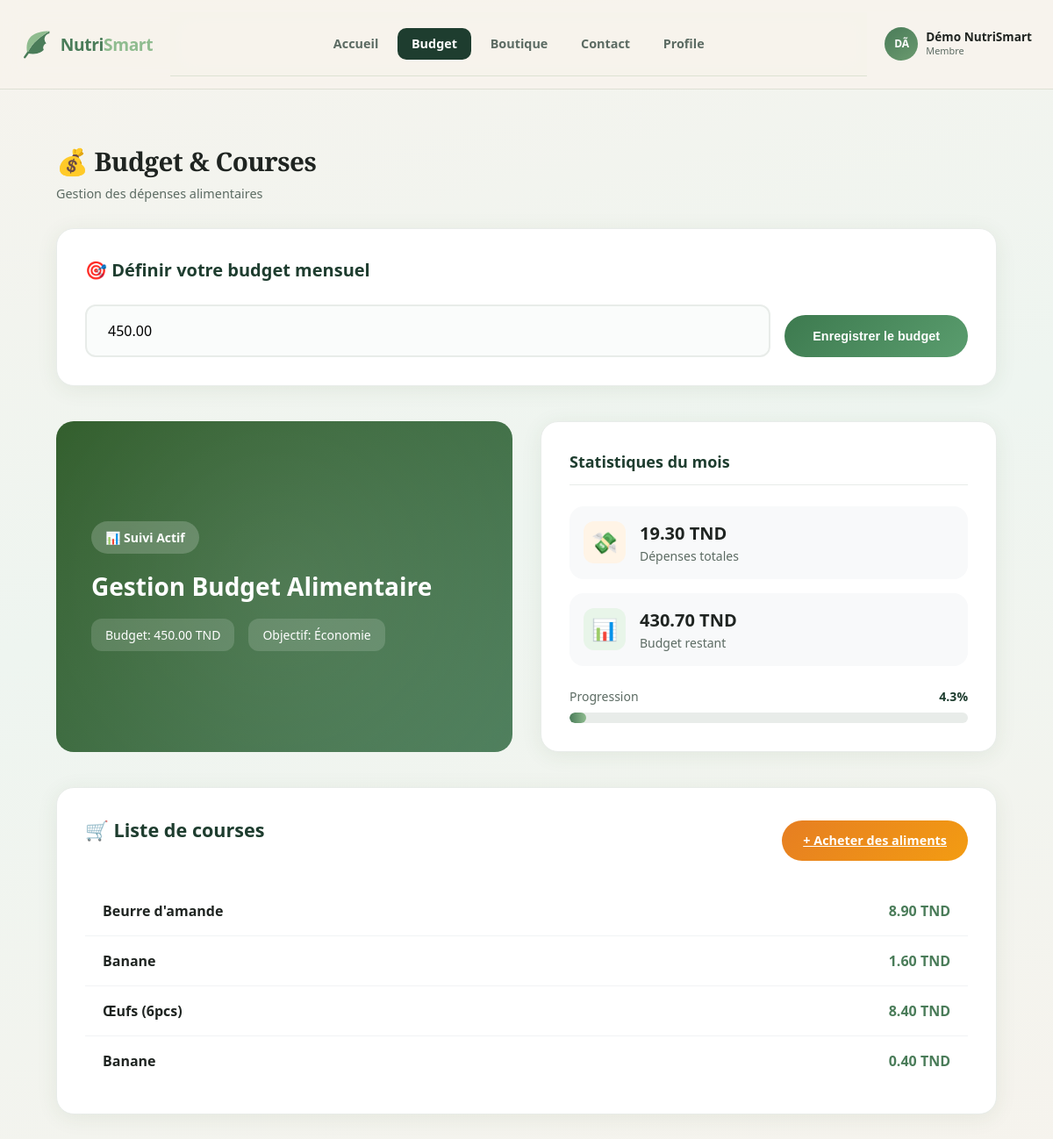
The app's page /Views/frontoffice/budget-user.php?user_id=1 with its own data.
### tables this page shows
CREATE TABLE `utilisateur` (
  `id_utilisateur` int(10) UNSIGNED NOT NULL,
  `nom` varchar(120) NOT NULL,
  `email` varchar(255) NOT NULL,
  `mot_de_passe` varchar(255) NOT NULL,
  `role` varchar(50) NOT NULL DEFAULT 'utilisateur'
);

CREATE TABLE `budget` (
  `id_utilisateur` int(10) UNSIGNED NOT NULL,
  `montant` decimal(10,2) NOT NULL COMMENT 'The total budget limit',
  `date_creation` datetime NOT NULL DEFAULT current_timestamp()
);

CREATE TABLE `user_achat` (
  `id` int(10) UNSIGNED NOT NULL,
  `id_utilisateur` int(10) UNSIGNED NOT NULL,
  `id_aliment` int(10) UNSIGNED NOT NULL,
  `quantite` decimal(10,2) NOT NULL,
  `prix_total` decimal(10,2) NOT NULL,
  `date_achat` datetime NOT NULL DEFAULT current_timestamp()
);

CREATE TABLE `aliment` (
  `id` int(10) UNSIGNED NOT NULL,
  `nom` varchar(255) NOT NULL,
  `categorie` varchar(32) NOT NULL DEFAULT 'autre',
  `calories_100g` decimal(8,2) DEFAULT NULL COMMENT 'kcal / 100 g',
  `proteines_100g` decimal(8,2) DEFAULT NULL COMMENT 'g / 100 g',
  `glucides_100g` decimal(8,2) DEFAULT NULL,
  `lipides_100g` decimal(8,2) DEFAULT NULL,
  `prix` decimal(10,2) DEFAULT NULL COMMENT 'prix unitaire (référence)'
);

### config/db_connect.php (called while the page is built)
<?php
function getConnection() {
    $host = 'localhost';
    $db_name = 'nutrismart';
    $username = 'root';
    $password = '';
    static $pdo = null;
    if ($pdo === null) {
        try {
            $dsn = "mysql:host=$host;dbname=$db_name;charset=utf8mb4";
            $options = [
                PDO::ATTR_ERRMODE            => PDO::ERRMODE_EXCEPTION,
                PDO::ATTR_DEFAULT_FETCH_MODE => PDO::FETCH_ASSOC,
                PDO::ATTR_EMULATE_PREPARES   => false,
            ];
            $pdo = new PDO($dsn, $username, $password, $options);
        } catch (PDOException $e) {
            die("Database connection failed: " . $e->getMessage());
        }
    }
    return $pdo;
}
?>

### Services/UserService.php (called while the page is built, shortened)
<?php
require_once __DIR__ . '/../config/db_connect.php';
class UserService {
    private $db;
    public function __construct() {
        $this->db = getConnection();
    }
    public function getUserById($id) {
        $sql = "SELECT * FROM utilisateur WHERE id_utilisateur = ?";
        $stmt = $this->db->prepare($sql);
        $stmt->execute([$id]);
        return $stmt->fetch();
    }
}

### Services/BudgetService.php (called while the page is built, shortened)
<?php
require_once __DIR__ . '/../config/db_connect.php';
class BudgetService {
    private $db;
    public function __construct() {
        $this->db = getConnection();
    }
    public function getBudgetByUserId($userId) {
        $sql = "SELECT * FROM budget WHERE id_utilisateur = ?";
        $stmt = $this->db->prepare($sql);
        $stmt->execute([$userId]);
        return $stmt->fetch();
    }
}

### Services/AchatService.php (called while the page is built, shortened)
<?php
require_once __DIR__ . '/../config/db_connect.php';
class AchatService {
    private $db;
    public function __construct() {
        $this->db = getConnection();
    }
    public function getTotalDepensesByUserId($userId) {
        $sql = "SELECT COALESCE(SUM(prix_total), 0) as total FROM user_achat WHERE id_utilisateur = ?";
        $stmt = $this->db->prepare($sql);
        $stmt->execute([$userId]);
        $result = $stmt->fetch();
        return floatval($result['total']);
    }
    public function getAchatsByUserId($userId) {
        $sql = "SELECT ua.*, a.nom as nom_aliment
                FROM user_achat ua
                JOIN aliment a ON ua.id_aliment = a.id
                WHERE ua.id_utilisateur = ?
                ORDER BY ua.date_achat DESC";
        $stmt = $this->db->prepare($sql);
        $stmt->execute([$userId]);
        return $stmt->fetchAll();
    }
}

### Views/frontoffice/budget-user.php (the view, shortened to what this page needs)
<?php
$user_id = intval($_GET['user_id']);
require_once '../../Services/BudgetService.php';
require_once '../../Services/AchatService.php';
require_once '../../Services/UserService.php';
$budgetService = new BudgetService();
$achatService = new AchatService();
$userService = new UserService();
$user = $userService->getUserById($user_id);
$budget = $budgetService->getBudgetByUserId($user_id);
$totalDepenses = $achatService->getTotalDepensesByUserId($user_id);
$achats = $achatService->getAchatsByUserId($user_id);
$reste = $budget ? ($budget['montant'] - $totalDepenses) : 0;
$pourcentage = $budget ? min(100, ($totalDepenses / $budget['montant']) * 100) : 0;
?>
<!DOCTYPE html>
<html lang="fr">
<head>
    <link rel="stylesheet" href="../../css/mp-dashboard.css">
    <link rel="stylesheet" href="../../css/shared-styles.css">
    <link rel="stylesheet" href="../../css/style.css">
</head>
<body>
<div class="app app--fo-topnav">
<header class="fo-topnav">
    <a href="accueil.html" class="fo-topnav-brand">
        <span class="brand-mark" aria-hidden="true">
        </span>
        <span class="brand-text">
            <span class="brand-nutri">Nutri</span><span class="brand-smart">Smart</span>
        </span>
    </a>
    <nav class="fo-topnav-center">
        <a href="accueil.html" class="fo-topnav-link">Accueil</a>
        <a href="#" class="fo-topnav-link is-active">Budget</a>
       <a href="user-achat.php?user_id=<?php echo $user_id; ?>" class="fo-topnav-link">Boutique</a>
        <a href="contact.html" class="fo-topnav-link">Contact</a>
        <a href="profile.html" class="fo-topnav-link">Profile</a>
    </nav>
    <div class="fo-topnav-right">
        <div class="fo-topnav-user">
            <div class="sidebar-avatar" aria-hidden="true"><?php echo strtoupper(substr($user['nom'], 0, 2)); ?></div>
            <div>
                <div class="name"><?php echo htmlspecialchars($user['nom']); ?></div>
                <div class="badge">Membre</div>
            </div>
        </div>
    </div>
</header>
<main class="main">
    <div class="budget-page">
        <header class="main-header">
            <div>
                <h1 class="serif">💰 Budget & Courses</h1>
                <p class="date">Gestion des dépenses alimentaires</p>
            </div>
        </header>
        <div class="budget-form-card">
            <h3>🎯 Définir votre budget mensuel</h3>
            <form action="add_budget.php?user_id=<?php echo $user_id; ?>" method="POST" class="budget-form">
                <div class="form-group">
                    <input type="number" name="budget" placeholder="Entrez votre budget en TND" step="0.01" min="0" required value="<?php echo $budget ? htmlspecialchars($budget['montant']) : ''; ?>">
                </div>
                <button type="submit" class="btn">Enregistrer le budget</button>
            </form>
        </div>
        <div class="budget-hero-section">
            <div class="budget-hero-card">
                <span class="badge">📊 Suivi Actif</span>
                <h2>Gestion Budget Alimentaire</h2>
                <div class="budget-tags">
                    <span>Budget: <?php echo $budget ? number_format($budget['montant'], 2) . ' TND' : 'Non défini'; ?></span>
                    <span>Objectif: Économie</span>
                </div>
            </div>
            <div class="budget-stats-card">
                <h3>Statistiques du mois</h3>
                <div class="stat-item">
                    <div class="stat-icon expenses">💸</div>
                    <div class="stat-info">
                        <strong><?php echo number_format($totalDepenses, 2); ?> TND</strong>
                        <p>Dépenses totales</p>
                    </div>
                </div>
                <div class="stat-item">
                    <div class="stat-icon remaining">📊</div>
                    <div class="stat-info">
                        <strong><?php echo number_format(max(0, $reste), 2); ?> TND</strong>
                        <p>Budget restant</p>
                    </div>
                </div>
                <div class="progress-section">
                    <div class="progress-label">
                        <span>Progression</span>
                        <strong><?php echo number_format($pourcentage, 1); ?>%</strong>
                    </div>
                    <div class="progress-track">
                        <div class="progress-fill" style="width: <?php echo $pourcentage; ?>%"></div>
                    </div>
                </div>
            </div>
        </div>
        <div class="shopping-list-card">
            <div style="display: flex; justify-content: space-between; align-items: center; margin-bottom: 1.5rem;">
                <h2>🛒 Liste de courses</h2>
                <a href="user-achat.php?user_id=<?php echo $user_id; ?>" class="btn" style="background: linear-gradient(135deg, #e67e22, #f39c12); color: white; padding: 0.75rem 1.5rem;">+ Acheter des aliments</a>
            </div>
            <?php if (empty($achats)): ?>
                <div class="empty-state">
                    <div class="icon">🛍️</div>
                    <p>Aucun article dans votre liste de courses</p>
                    <p style="margin-top: 1rem; font-size: 0.9rem; color: #5c6b63;">Commencez vos achats en visitant notre boutique d'aliments</p>
                </div>
            <?php else: ?>
                <?php foreach ($achats as $achat): ?>
                    <div class="shopping-item">
                        <span class="item-name"><?php echo htmlspecialchars($achat['nom_aliment']); ?></span>
                        <strong class="item-price"><?php echo number_format($achat['prix_total'], 2); ?> TND</strong>
                    </div>
                <?php endforeach; ?>
            <?php endif; ?>
        </div>
    </div>
</main>
</div>
</body>
</html>

### css/mp-dashboard.css (style rules this page uses)
:root { --forest: #2d5a27; --forest-dark: #1e3d1a; --mint: #e8f5e9; --mint-deep: #c8e6c9; --bg: #f8f9fa; --white: #ffffff; --text: #1a1f1c; --muted: #6b7280; --border: #e8ece9; --orange: #f2994a; --yellow-meal: #e8b923; --green-meal: #4a7c59; --radius-lg: 20px; --radius-md: 14px; --shadow-card: 0 4px 24px rgba(45, 90, 39, 0.08); --sidebar-w: 260px; }
*, *::before, *::after { box-sizing: border-box; margin: 0; padding: 0; }
body { font-family: "Inter", system-ui, sans-serif; font-size: 15px; color: var(--text); background: var(--bg); min-height: 100vh; }
.serif { font-family: "Playfair Display", Georgia, serif; }
.app { display: flex; min-height: 100vh; }
.app--fo-topnav { flex-direction: column; min-height: 100vh; }
.fo-topnav { position: sticky; top: 0; z-index: 50; display: flex; align-items: center; justify-content: space-between; flex-wrap: wrap; gap: 0.75rem 1.25rem; padding: 0.9rem 1.5rem; background: rgba(247, 243, 236, 0.95); backdrop-filter: blur(12px); border-bottom: 1px solid rgba(45, 90, 39, 0.12); }
.fo-topnav-brand { display: flex; align-items: center; gap: 0.55rem; text-decoration: none; color: var(--forest-dark); }
.fo-topnav-brand .brand-text { font-size: 1.2rem; }
.fo-topnav-center { display: flex; align-items: center; gap: 0.35rem; flex: 1; justify-content: center; min-width: min(100%, 280px); }
.fo-topnav-link { font-size: 0.9rem; font-weight: 600; color: var(--muted); text-decoration: none; padding: 0.45rem 1rem; border-radius: 10px; transition: background 0.2s, color 0.2s; }
.fo-topnav-link.is-active { color: #fff; background: var(--forest); }
.fo-topnav-right { display: flex; align-items: center; gap: 1rem; flex-wrap: wrap; }
.fo-topnav-user { display: flex; align-items: center; gap: 0.55rem; }
.fo-topnav-user .sidebar-avatar { width: 38px; height: 38px; font-size: 0.75rem; }
.fo-topnav-user .name { font-weight: 600; font-size: 0.85rem; line-height: 1.2; }
.fo-topnav-user .badge { font-size: 0.68rem; color: var(--muted); }
.app--fo-topnav .main { flex: 1; width: 100%; max-width: none; }
.brand-mark { display: flex; align-items: center; justify-content: center; flex-shrink: 0; }
.brand-mark svg { display: block; }
.brand-text { font-size: 1.28rem; font-weight: 700; letter-spacing: -0.02em; line-height: 1.1; }
.brand-nutri { color: #4a7c59; }
.brand-smart { color: #8fbc8f; }
.sidebar-avatar { width: 44px; height: 44px; border-radius: 50%; flex-shrink: 0; background: linear-gradient(145deg, #4a7c59, #6b9a6f); color: #fff; font-weight: 700; font-size: 0.8rem; display: grid; place-items: center; letter-spacing: -0.02em; }
.main { flex: 1; min-width: 0; padding: 1.75rem 2rem 2.5rem; }
.main-header { display: flex; flex-wrap: wrap; align-items: flex-start; justify-content: space-between; gap: 1rem; margin-bottom: 1.75rem; }
.main-header h1 { font-size: clamp(1.5rem, 3vw, 1.85rem); font-weight: 700; letter-spacing: -0.02em; }
.main-header .date { color: var(--muted); font-size: 0.9rem; margin-top: 0.25rem; }

### css/style.css (style rules this page uses)
:root { --forest: #1e3d2f; --primary: #3d7a4f; --primary-light: #5a9d6e; --mint: #b8d4c1; --cream: #f6f3ed; --white: #ffffff; --text: #1f2421; --muted: #5c6b63; --border: #e0e8e3; --shadow: 0 12px 40px rgba(30, 61, 47, 0.08); --radius: 14px; --font: "Segoe UI", system-ui, -apple-system, sans-serif; }
*, *::before, *::after { box-sizing: border-box; }
body { margin: 0; font-family: var(--font); font-size: 16px; line-height: 1.5; color: var(--text); background: linear-gradient(165deg, var(--cream) 0%, #eef5f0 45%, var(--cream) 100%); min-height: 100vh; }
.form-group { display: flex; flex-direction: column; gap: 0.35rem; }
.form-group input, .form-group select, .form-group textarea { padding: 0.65rem 0.85rem; border: 1px solid var(--border); border-radius: 10px; font: inherit; background: #fafcfb; transition: border-color 0.2s, box-shadow 0.2s; }
.btn { display: inline-flex; align-items: center; justify-content: center; padding: 0.65rem 1.4rem; font-weight: 600; font-size: 0.9rem; border: none; border-radius: 999px; cursor: pointer; background: linear-gradient(135deg, var(--primary), var(--primary-light)); color: var(--white); transition: opacity 0.2s, transform 0.15s; }

### records on screen
utilisateur: nom "DÃ", nom "Démo NutriSmart"
budget: budget "450.00", montant "450.00"
user_achat: id_aliment.nom "Beurre d'amande", prix_total "8.90"
user_achat: id_aliment.nom "Banane", prix_total "1.60"
user_achat: id_aliment.nom "Œufs (6pcs)", prix_total "8.40"
user_achat: id_aliment.nom "Banane", prix_total "0.40"

### other values on screen
$totalDepenses "19.30"
max(0, $reste) "430.70"
$pourcentage "4.3"
